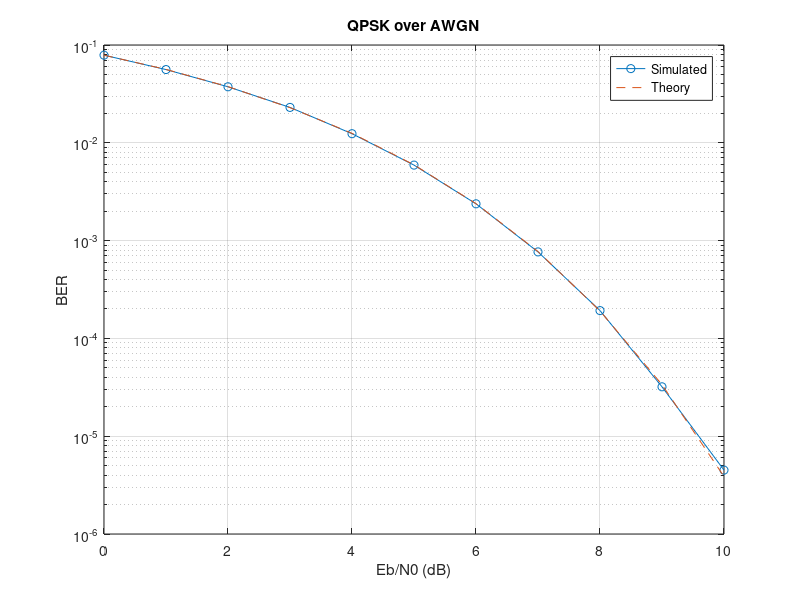

This figure's MATLAB source:
N = 2e6;                                  % total bits (even number)
bits = randi([0 1], 1, N);
b0 = bits(1:2:end);                       % even-position bits -> I
b1 = bits(2:2:end);                       % odd-position bits  -> Q
tx = (2*b0 - 1) + 1j*(2*b1 - 1);          % complex symbols

EbN0_dB = 0:1:10; % Sweep Channel from 0 to 10 dB
BER = zeros(size(EbN0_dB)); % BER That will be calulated for each EbB0

for k = 1:length(EbN0_dB)
    EbN0 = 10^(EbN0_dB(k)/10); % Convert the dB to Linear
    sigma = sqrt(1/EbN0/2);               % Eb = 1

    n  = sigma*(randn(size(tx)) + 1j*randn(size(tx))); % Get the noise factor
    rx = tx + n; % Channel + AWGN 
    % Decoding
    b0_hat = real(rx) > 0;
    b1_hat = imag(rx) > 0;
    errors = sum(b0_hat ~= b0) + sum(b1_hat ~= b1);
    BER(k) = errors / N;
end

BER_theory = qfunc(sqrt(2*10.^(EbN0_dB/10))); % Theory
semilogy(EbN0_dB, BER, 'o-', EbN0_dB, BER_theory, '--'); grid on;
xlabel('Eb/N0 (dB)'); ylabel('BER'); legend('Simulated','Theory');
title('QPSK over AWGN');

EbN0_qpsk = EbN0_dB; BER_qpsk = BER; th_qpsk = qfunc(sqrt(2*10.^(EbN0_dB/10)));
